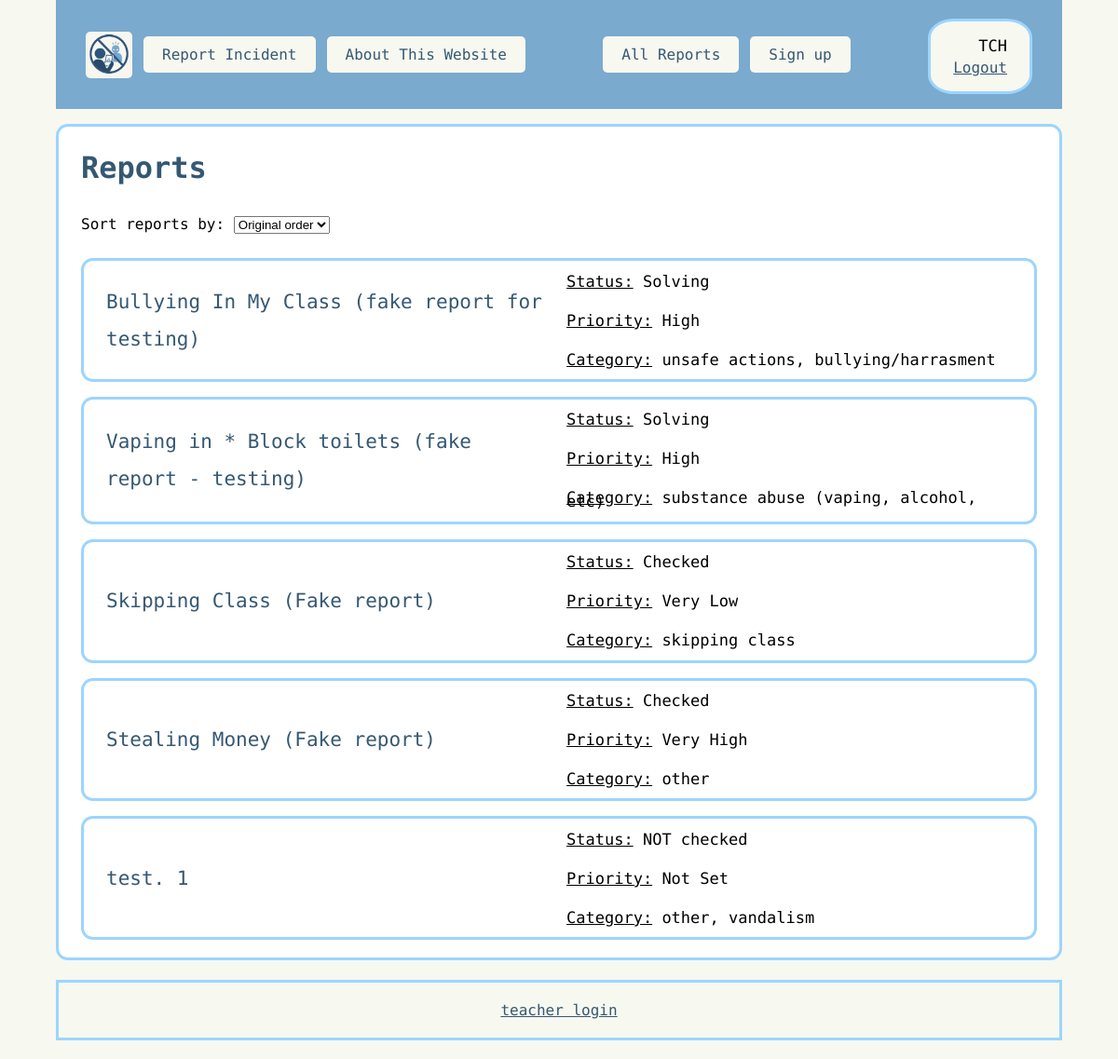
Page /view (signed in) on the earlier database version.
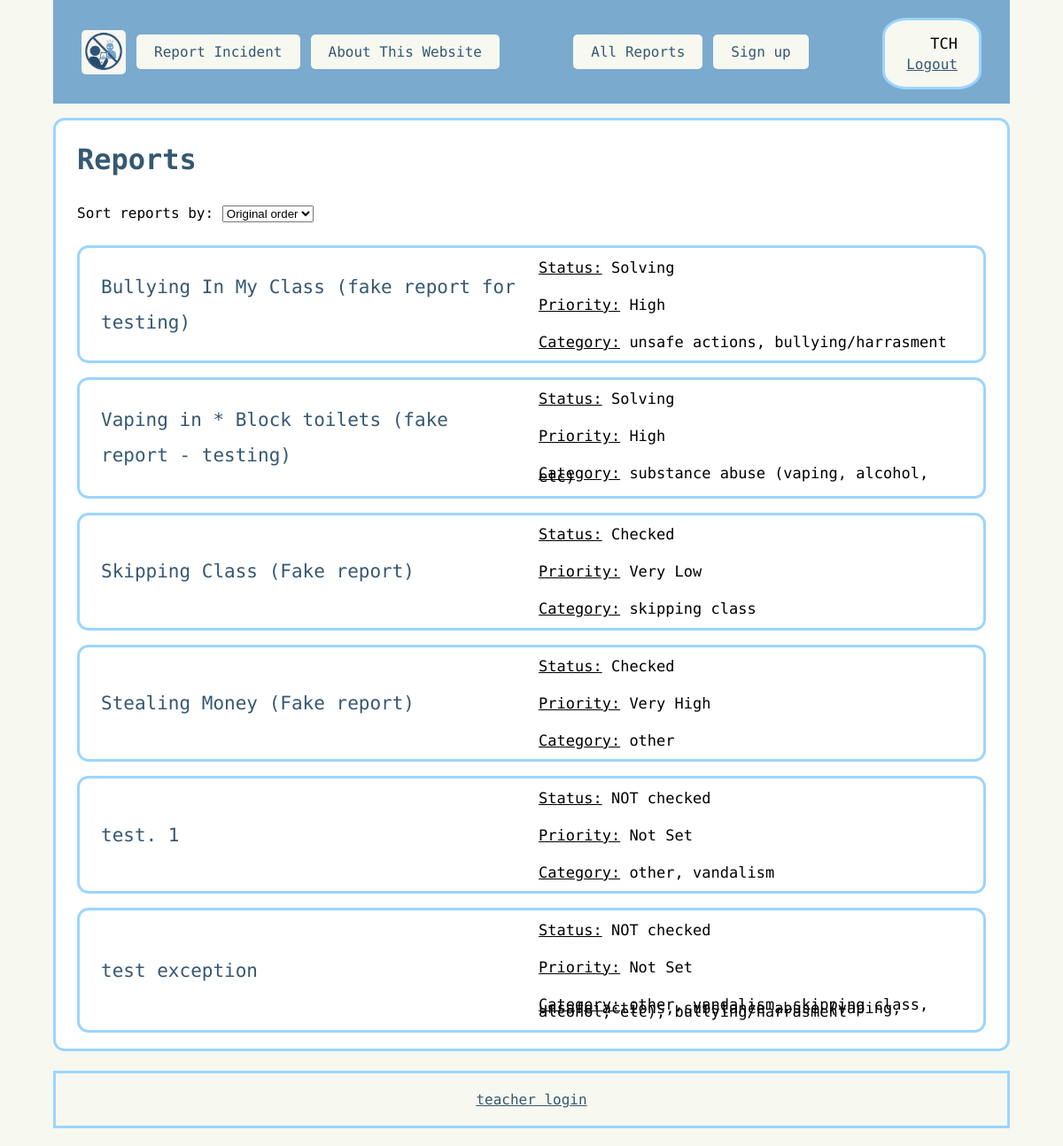
Same page on the later database version.
### routes.py (models this page shows, shortened)
class User(UserMixin, db.Model):
    __tablename__ = "User"
    user_id = db.Column(db.Integer, primary_key=True)
    user_name = db.Column(db.String, nullable=False, unique=True)
    password = db.Column(db.String, nullable=False )
    teacher_code = db.Column(db.String, nullable=False, unique=True)

class Reports(db.Model):
    __tablename__ = "Reports"
    report_id = db.Column(db.Integer, primary_key=True)
    report_title = db.Column(db.String, nullable=False)
    report_detail = db.Column(db.String, nullable=False)
    report_time = db.Column(db.String, nullable=False)
    status_id = db.Column(db.Integer, db.ForeignKey("Status.status_id"), nullable=True)
    status = db.relationship("Status", backref="reports")
    priority_id = db.Column(db.Integer, db.ForeignKey("Priority.priority_id"), nullable=True)
    priority = db.relationship("Priority", backref="reports")
    types = db.relationship("Type", secondary=Report_Type, backref="reports")

class Status(db.Model):
    __tablename__ = "Status"
    status_id = db.Column(db.Integer, primary_key=True)
    status = db.Column(db.String, nullable=False)

class Priority(db.Model):
    __tablename__ = "Priority"
    priority_id = db.Column(db.Integer, primary_key=True)
    priority = db.Column(db.String, nullable=False)

class Type(db.Model):
    __tablename__ = "Type"
    type_id = db.Column(db.Integer, primary_key=True)
    type = db.Column(db.String, nullable=False)

### routes.py (the view)
@app.route("/view", methods=["GET"])
@login_required # only be accessed if the user is logged in
def view():
    sort = request.args.get("sort", "original") # check how the user wants to sort
    if sort == "status":
        reports = Reports.query.join(Status).order_by(Status.status.asc()).all()
    elif sort == "type":
        reports = Reports.query.join(Reports.types).order_by(Type.type.asc()).all()
    elif sort == "priority":
        reports = Reports.query.join(Priority).order_by(Priority.priority.asc()).all()
    else:
        reports = Reports.query.order_by(Reports.report_id.asc()).all()
    status = Status.query.all()
    types = Type.query.all()
    priority = Priority.query.all()
    return render_template(
        "view.html", reports=reports, status=status, types=types, sort=sort, priority=priority
    )

### routes.py (called while the page is built)
@login_manager.user_loader
def load_user(user_id):
    return User.query.get(user_id)

### templates/view.html (shortened to what this page needs)
{% extends "layout.html" %}
{% block content %}
<div class="words">
    <div class="block">
        <h1>Reports</h1>
        <div class="sorting">
            <form method="get" action="/view" id="sortForm">
                <label for="sort">Sort reports by:</label>
                <select id="sort" name="sort" onchange="this.form.submit()">
                    <option value="original" {% if sort == 'original' %}selected{% endif %}>Original order</option>
                </select>
            </form>
        </div>
        {% for report in reports %}
            <div class="reports">
                <a href="http://127.0.0.1:5000/edit/{{ report.report_id }}" class="report_name">{{ report.report_title }}</a>
                <div class="right_info">
                    <p>
                    <u>Status:</u>
                    {% if report.status %}
                        {{ report.status.status }}
                    {% else %}
                        No status
                    {% endif %}
                    </p>
                    <br>
                    <p>
                    <u>Priority:</u>
                    {% if report.priority %}
                        {{ report.priority.priority }}
                    {% else %}
                        No
                    {% endif %}
                    </p>
                    <br>
                    <p>
                    <u>Category:</u>
                    {% if report.types %}
                        {% for t in report.types %}
                            {{ t.type }}{% if not loop.last %}, {% endif %}
                        {% endfor %}
                    {% else %}
                        No type
                    {% endif %}
                    </p>
                </div>
            </div>
        {% endfor %}
    </div>
</div>
{% endblock %}

### templates/layout.html (shortened to what this page needs)
<!DOCTYPE html>
<html lang="en">
<head>
    <link rel="stylesheet" href="../static/style.css">
</head>
<body>
    <header>{% include "header.html" %}</header>
    <main>
        {% block content %}
        {% endblock %}
    </main>
    <footer>{% include "footer.html" %}</footer>
</body>
</html>

### templates/header.html
<nav>
    <div class="nav-left">
        <a href="http://127.0.0.1:5000/" class="link"><img class="logo" src="/static/images/Logo.png" alt="Logo" ></a>
        <a href="http://127.0.0.1:5000/" class="h_link">Report Incident</a>
        <a href="http://127.0.0.1:5000/about" class="h_link">About This Website</a>
    </div>
    {% if current_user.is_authenticated %}
        <div class="nav-right">
            <a href="http://127.0.0.1:5000/view" class="h_link">All Reports</a>
            <a href="http://127.0.0.1:5000/signup" class="h_link">Sign up</a>
        </div>
        <div class="user_info">
            <p>{{ current_user.teacher_code }}</p>
            <a href="{{ url_for('logout') }}">Logout</a>
        </div>
    {% endif %}
</nav>

### templates/footer.html
<div class="footer">
    <a href="http://127.0.0.1:5000/login">teacher login</a>
</div>

### static/style.css (style rules this page uses)
html, body { font-family: "Victor Mono", monospace; margin-top: 0px; margin-bottom: 0px; }
h1 { color: #355872; }
a { color: #355872; }
p { font-size: 17px; }
.report_name { color: #355872; text-decoration: none; font-size: 21px; }
.words { display: grid; align-items: center; gap: 1rem; border: 3px solid #9CD5FF; background-color: white; border-radius: 0.8rem; margin-top: 1rem; margin-bottom: 1rem; padding: 0.15rem 1.5rem; overflow-wrap: break-word; line-height:2.5rem; }
.logo { width: auto; height: 50px; vertical-align: middle; border-radius: 5px; }
header { background-color: #7AAACE; position: sticky; top: 0; padding: 1rem 2rem; }
header nav { display: flex; align-items: center; justify-content: space-between; gap: 1rem; flex-wrap: wrap; }
.nav-right { display: flex; align-items: center; gap: 0.75rem; flex-wrap: wrap; }
.nav-left { display: flex; align-items: center; gap: 0.75rem; flex-wrap: wrap; }
.h_link { background-color: #F7F8F0; padding: 10px 20px; border-radius: 5px; text-decoration: none; color: #355872; }
.user_info { display: flex; flex-direction: column; align-items: flex-end; gap: 0.25rem; margin-top: 0.25rem; border: 3px solid #9CD5FF; padding: 1rem 1.5rem; background-color: #F7F8F0; border-radius: 25%; }
.user_info p { margin: 0; }
body { background-color: #F7F8F0; margin-left: 5%; margin-right: 5%; }
.reports { display: grid; grid-template-columns: 1fr 1fr; align-items: center; gap: 1rem; border: 3px solid #9CD5FF; background-color: white; border-radius: 0.8rem; margin-top: 1rem; margin-bottom: 1rem; padding: 0.15rem 1.5rem; overflow-wrap: break-word; }
.right_info { margin-right: 1rem; line-height: 0.25rem; }
.sorting { margin-bottom: 1rem; }
footer { margin-top: 2%; border: 3px solid #9CD5FF; text-align: center; font-family: "Victor Mono", monospace; padding: 20px; margin-bottom: 20px; }

Differences in the rows shown:
added Reports: report_title "test exception", status.status "NOT checked", priority.priority "Not Set", Type (type "other"), Type (type "vandalism"), Type (type "skipping class"), Type (type "unsafe actions"), Type (type "substance abuse (vaping, alcohol, etc)"), Type (type "bullying/harrasment")
